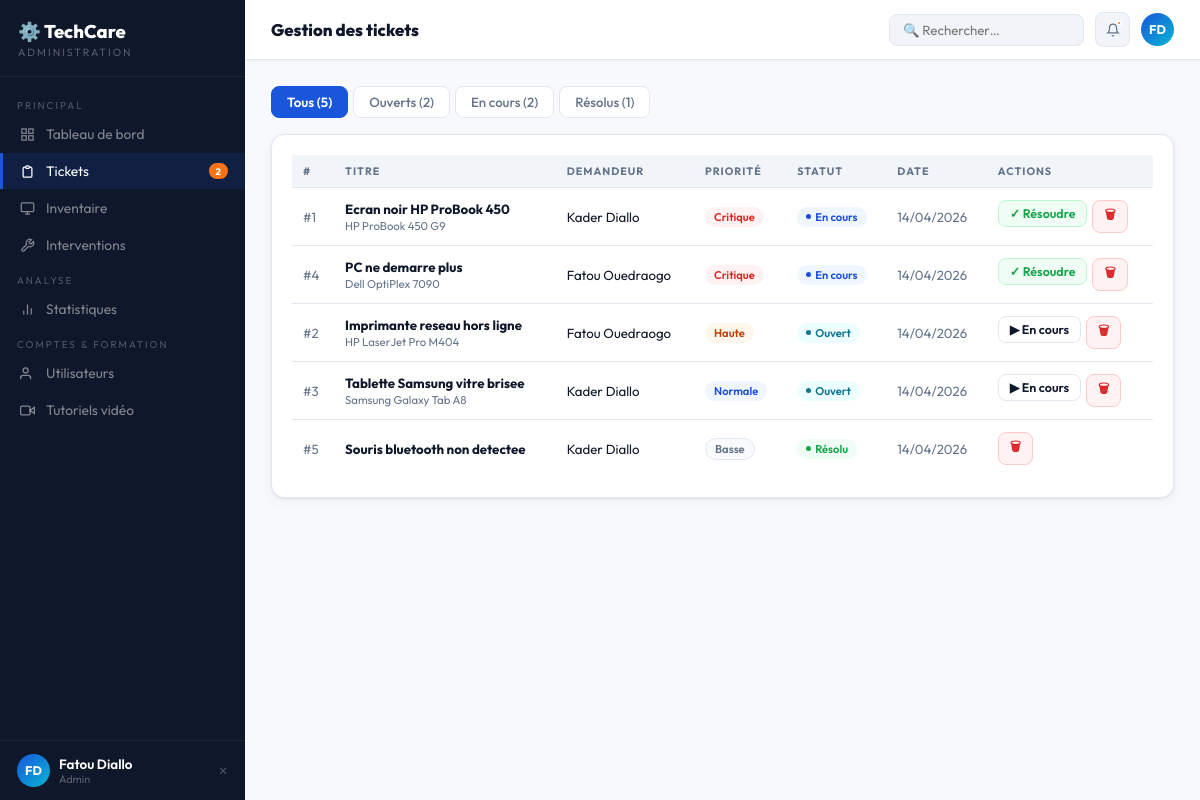
The page /admin.php?p=tickets (signed in) on the database its author committed.
### tables this page shows
CREATE TABLE tickets (
  id               INT AUTO_INCREMENT PRIMARY KEY,
  titre            VARCHAR(200) NOT NULL,
  description      TEXT         DEFAULT NULL,
  appareil_id      INT          DEFAULT NULL,
  demandeur_id     INT          DEFAULT NULL,
  nom_public       VARCHAR(100) DEFAULT NULL,
  email_public     VARCHAR(150) DEFAULT NULL,
  service_public   VARCHAR(100) DEFAULT NULL,
  priorite         ENUM('basse','normale','haute','critique') DEFAULT 'normale',
  statut           ENUM('ouvert','en_cours','resolu') DEFAULT 'ouvert',
  date_creation    DATETIME     DEFAULT CURRENT_TIMESTAMP,
  date_resolution  DATETIME     DEFAULT NULL,
  FOREIGN KEY (appareil_id)  REFERENCES appareils(id) ON DELETE SET NULL,
  FOREIGN KEY (demandeur_id) REFERENCES utilisateurs(id) ON DELETE SET NULL
);

CREATE TABLE appareils (
  id               INT AUTO_INCREMENT PRIMARY KEY,
  nom              VARCHAR(120) NOT NULL,
  serial_number    VARCHAR(80)  UNIQUE DEFAULT NULL,
  type             ENUM('laptop','desktop','imprimante','tablette','reseau','autre') DEFAULT 'autre',
  statut           ENUM('operationnel','en_panne','maintenance','hors_service') DEFAULT 'operationnel',
  sante            TINYINT UNSIGNED DEFAULT 100,
  localisation     VARCHAR(150) DEFAULT NULL,
  dernier_controle DATE         DEFAULT NULL,
  date_ajout       DATETIME     DEFAULT CURRENT_TIMESTAMP
);

CREATE TABLE utilisateurs (
  id               INT AUTO_INCREMENT PRIMARY KEY,
  nom              VARCHAR(100)  NOT NULL,
  email            VARCHAR(150)  UNIQUE NOT NULL,
  password_hash    VARCHAR(255)  NOT NULL,
  role             ENUM('etudiant','employe') DEFAULT 'etudiant',
  telephone        VARCHAR(30)   DEFAULT NULL,
  departement      VARCHAR(100)  DEFAULT NULL,
  statut           ENUM('actif','inactif') DEFAULT 'actif',
  date_inscription DATETIME      DEFAULT CURRENT_TIMESTAMP
);

### admin.php (the view, shortened to what this page needs)
<?php
require_once 'config.php';
$panel=$_GET['p']??'dashboard';
$anom=$_SESSION['admin_nom']; $arole=$_SESSION['admin_role'];
$ain=initiales($anom);
$gs=$pdo->query("SELECT
  (SELECT COUNT(*) FROM tickets WHERE statut='ouvert') t_ouv,
  (SELECT COUNT(*) FROM tickets WHERE statut='en_cours') t_enc,
  (SELECT COUNT(*) FROM tickets WHERE statut='resolu') t_res,
  (SELECT COUNT(*) FROM appareils) nb_app,
  (SELECT COUNT(*) FROM utilisateurs WHERE statut='actif') nb_usr,
  (SELECT COUNT(*) FROM admins WHERE statut='actif') nb_adm,
  (SELECT COUNT(*) FROM interventions WHERE statut IN ('planifiee','en_cours')) nb_int
")->fetch();
?><!DOCTYPE html><html lang="fr"><head>
<link rel="stylesheet" href="assets/style.css">
</head><body>
<div class="app-layout">
  <aside class="sidebar">
    <div class="sb-logo"><div class="sb-logo-name">⚙️ TechCare</div><div class="sb-logo-role">Administration</div></div>
    <nav class="sb-nav">
      <div class="sb-sec">Principal</div>
      <a href="?p=dashboard" class="sb-item <?php echo $panel==='dashboard'?'active':''; ?>">
        <svg viewBox="0 0 24 24" fill="none" stroke="currentColor" stroke-width="2"><rect x="3" y="3" width="7" height="7"/><rect x="14" y="3" width="7" height="7"/><rect x="3" y="14" width="7" height="7"/><rect x="14" y="14" width="7" height="7"/></svg>Tableau de bord
      </a>
      <a href="?p=tickets" class="sb-item <?php echo $panel==='tickets'?'active':''; ?>">
        <svg viewBox="0 0 24 24" fill="none" stroke="currentColor" stroke-width="2"><path d="M9 5H7a2 2 0 00-2 2v12a2 2 0 002 2h10a2 2 0 002-2V7a2 2 0 00-2-2h-2"/><rect x="9" y="3" width="6" height="4" rx="2"/></svg>Tickets
        <?php if($gs['t_ouv']>0): ?><span class="sb-badge"><?php echo $gs['t_ouv']; ?></span><?php endif; ?>
      </a>
      <a href="?p=inventaire" class="sb-item <?php echo $panel==='inventaire'?'active':''; ?>">
        <svg viewBox="0 0 24 24" fill="none" stroke="currentColor" stroke-width="2"><rect x="2" y="3" width="20" height="14" rx="2"/><path d="M8 21h8M12 17v4"/></svg>Inventaire
      </a>
      <a href="?p=interventions" class="sb-item <?php echo $panel==='interventions'?'active':''; ?>">
        <svg viewBox="0 0 24 24" fill="none" stroke="currentColor" stroke-width="2"><path d="M14.7 6.3a1 1 0 000 1.4l1.6 1.6a1 1 0 001.4 0l3.77-3.77a6 6 0 01-7.94 7.94l-6.91 6.91a2.12 2.12 0 01-3-3l6.91-6.91a6 6 0 017.94-7.94l-3.76 3.76z"/></svg>Interventions
      </a>
      <div class="sb-sec">Analyse</div>
      <a href="?p=rapports" class="sb-item <?php echo $panel==='rapports'?'active':''; ?>">
        <svg viewBox="0 0 24 24" fill="none" stroke="currentColor" stroke-width="2"><line x1="18" y1="20" x2="18" y2="10"/><line x1="12" y1="20" x2="12" y2="4"/><line x1="6" y1="20" x2="6" y2="14"/></svg>Statistiques
      </a>
      <div class="sb-sec">Comptes &amp; Formation</div>
      <a href="?p=users" class="sb-item <?php echo $panel==='users'?'active':''; ?>">
        <svg viewBox="0 0 24 24" fill="none" stroke="currentColor" stroke-width="2"><path d="M17 21v-2a4 4 0 00-4-4H5a4 4 0 00-4 4v2"/><circle cx="9" cy="7" r="4"/></svg>Utilisateurs
      </a>
      <a href="?p=tutoriels" class="sb-item <?php echo $panel==='tutoriels'?'active':''; ?>">
        <svg viewBox="0 0 24 24" fill="none" stroke="currentColor" stroke-width="2"><polygon points="23 7 16 12 23 17 23 7"/><rect x="1" y="5" width="15" height="14" rx="2"/></svg>Tutoriels vidéo
      </a>
    </nav>
    <div class="sb-footer">
      <div class="sb-user">
        <div class="sb-av"><?php echo $ain; ?></div>
        <div><div class="sb-uname"><?php echo clean($anom); ?></div><div class="sb-urole"><?php echo $arole; ?></div></div>
        <a href="process/logout.php" class="sb-logout" title="Déconnexion">✕</a>
      </div>
    </div>
  </aside>
  <main class="app-main">
    <div class="topbar">
      <div class="topbar-title" id="adm-title"><?php echo match($panel){'dashboard'=>'Tableau de bord','tickets'=>'Gestion des tickets','inventaire'=>'Inventaire des appareils','interventions'=>'Suivi des interventions','rapports'=>'Rapports & Statistiques','users'=>'Utilisateurs','admins'=>'Comptes Administrateurs','tutoriels'=>'Tutoriels vidéo',default=>'Administration'}; ?></div>
      <div class="topbar-right">
        <input class="search" type="text" placeholder="🔍 Rechercher…" oninput="liveSearch(this.value)">
        <div class="icon-btn"><svg width="14" height="14" viewBox="0 0 24 24" fill="none" stroke="currentColor" stroke-width="2"><path d="M18 8A6 6 0 006 8c0 7-3 9-3 9h18s-3-2-3-9"/><path d="M13.73 21a2 2 0 01-3.46 0"/></svg><div class="notif-dot"></div></div>
        <div class="sb-av"><?php echo $ain; ?></div>
      </div>
    </div>
    <div class="app-content">
<?php  if($panel==='dashboard'): ?>
      <div class="stats-row">
        <div class="stat-card"><div class="stat-stripe warn"></div><div class="stat-lbl">Tickets ouverts</div><div class="stat-val" style="color:var(--warn)"><?php echo $gs['t_ouv']; ?></div><div class="stat-sub"><?php echo $gs['t_enc']; ?> en cours</div></div>
        <div class="stat-card"><div class="stat-stripe ok"></div><div class="stat-lbl">Résolus</div><div class="stat-val" style="color:var(--ok)"><?php echo $gs['t_res']; ?></div></div>
        <div class="stat-card"><div class="stat-stripe info"></div><div class="stat-lbl">Appareils</div><div class="stat-val" style="color:var(--accent2)"><?php echo $gs['nb_app']; ?></div></div>
        <div class="stat-card"><div class="stat-stripe"></div><div class="stat-lbl">Techniciens</div><div class="stat-val"><?php echo $gs['nb_adm']; ?></div></div>
      </div>
      <div class="grid3">
        <div class="card">
          <div class="card-head"><div class="card-title">Activité hebdomadaire</div><span class="badge b-green"><span class="dot"></span> En direct</span></div>
          <div class="chart-bars" id="admin-chart"></div>
          <div style="display:flex;gap:12px;margin-top:9px;font-size:.71rem;color:var(--muted)">
            <span style="display:flex;align-items:center;gap:5px"><span style="width:9px;height:9px;background:var(--accent);border-radius:2px;display:inline-block"></span>Ouverts</span>
            <span style="display:flex;align-items:center;gap:5px"><span style="width:9px;height:9px;background:var(--ok);border-radius:2px;display:inline-block"></span>Résolus</span>
          </div>
        </div>
        <div class="card">
          <div class="card-head"><div class="card-title">Priorités en attente</div></div>
          <?php $prios=$pdo->query("SELECT priorite,COUNT(*) c FROM tickets WHERE statut!='resolu' GROUP BY priorite ORDER BY FIELD(priorite,'critique','haute','normale','basse')")->fetchAll();
          $pcols=['critique'=>'var(--danger)','haute'=>'var(--warn)','normale'=>'var(--accent)','basse'=>'var(--muted)'];
          $tot_p=array_sum(array_column($prios,'c'))?:1;
          foreach($prios as $pp): ?>
          <div style="margin-bottom:10px">
            <div style="display:flex;justify-content:space-between;font-size:.82rem;margin-bottom:3px"><span><?php echo ucfirst($pp['priorite']); ?></span><span style="color:<?php echo $pcols[$pp['priorite']]??'var(--muted)'; ?>"><?php echo $pp['c']; ?></span></div>
            <div class="prog-bar"><div class="prog-fill" style="width:<?php echo round($pp['c']/$tot_p*100); ?>%;background:<?php echo $pcols[$pp['priorite']]??'var(--accent)'; ?>"></div></div>
          </div>
          <?php endforeach; ?>
        </div>
      </div>
      <div class="grid2" style="margin-top:16px">
        <div class="card">
          <div class="card-head"><div class="card-title">Tickets récents</div><a href="?p=tickets" class="btn btn-outline btn-sm">Voir tout</a></div>
          <?php $rec=$pdo->query("SELECT t.*,u.nom unom FROM tickets t LEFT JOIN utilisateurs u ON t.demandeur_id=u.id ORDER BY t.date_creation DESC LIMIT 4")->fetchAll();
          foreach($rec as $t): ?>
          <div class="ticket-row">
            <div class="ticket-icon">💻</div>
            <div style="flex:1"><div style="font-weight:600;font-size:.87rem"><?php echo clean($t['titre']); ?></div><div style="font-size:.72rem;color:var(--muted)"><?php echo clean($t['unom']??$t['nom_public']??'Public'); ?> • <?php echo date('d/m H:i',strtotime($t['date_creation'])); ?></div></div>
            <?php echo badgePriorite($t['priorite']); ?>
            <?php echo badgeStatut($t['statut']); ?>
          </div>
          <?php endforeach; ?>
        </div>
        <div class="card">
          <div class="card-head"><div class="card-title">Interventions du jour</div></div>
          <?php $tday=$pdo->query("SELECT i.*,t.titre ttitre,adm.nom technom FROM interventions i LEFT JOIN tickets t ON i.ticket_id=t.id LEFT JOIN admins adm ON i.technicien_id=adm.id WHERE DATE(i.date_debut)=CURDATE() OR i.statut='en_cours' ORDER BY i.date_debut LIMIT 4")->fetchAll();
          if($tday): foreach($tday as $iv): ?>
          <div class="tl-item">
            <div class="tl-dot <?php echo $iv['statut']==='en_cours'?'active':''; ?>">🔧</div>
            <div><div style="font-weight:600;font-size:.86rem"><?php echo clean($iv['type_intervention']??$iv['ttitre']??'Intervention'); ?></div>
            <div style="font-size:.71rem;color:var(--muted)"><?php echo $iv['date_debut']?date('H:i',strtotime($iv['date_debut'])):'—'; ?> — <?php echo clean($iv['technom']??'Non assigné'); ?></div></div>
          </div>
          <?php endforeach; else: ?><div style="color:var(--muted);font-size:.84rem">Aucune intervention planifiée aujourd'hui.</div><?php endif; ?>
        </div>
      </div>
<?php  elseif($panel==='tickets'): ?>
      <div style="display:flex;justify-content:space-between;align-items:center;margin-bottom:16px;flex-wrap:wrap;gap:10px">
        <div class="tabs" style="margin-bottom:0">
          <a href="?p=tickets" class="tab <?php echo !isset($_GET['s'])?'active':''; ?>">Tous (<?php echo $gs['t_ouv']+$gs['t_enc']+$gs['t_res']; ?>)</a>
          <a href="?p=tickets&s=ouvert" class="tab <?php echo ($_GET['s']??'')==='ouvert'?'active':''; ?>">Ouverts (<?php echo $gs['t_ouv']; ?>)</a>
          <a href="?p=tickets&s=en_cours" class="tab <?php echo ($_GET['s']??'')==='en_cours'?'active':''; ?>">En cours (<?php echo $gs['t_enc']; ?>)</a>
          <a href="?p=tickets&s=resolu" class="tab <?php echo ($_GET['s']??'')==='resolu'?'active':''; ?>">Résolus (<?php echo $gs['t_res']; ?>)</a>
        </div>
      </div>
      <?php
      $w=''; $pa=[];
      $q=$pdo->prepare("SELECT t.*,u.nom unom,a.nom anom FROM tickets t LEFT JOIN utilisateurs u ON t.demandeur_id=u.id LEFT JOIN appareils a ON t.appareil_id=a.id $w ORDER BY FIELD(t.priorite,'critique','haute','normale','basse'),t.date_creation DESC");
      $q->execute($pa); $tks=$q->fetchAll();
      ?>
      <div class="card"><div class="tbl-wrap"><table id="searchable">
        <thead><tr><th>#</th><th>Titre</th><th>Demandeur</th><th>Priorité</th><th>Statut</th><th>Date</th><th>Actions</th></tr></thead>
        <tbody>
        <?php foreach($tks as $t): ?>
        <tr>
          <td style="color:var(--muted)">#<?php echo $t['id']; ?></td>
          <td><strong><?php echo clean($t['titre']); ?></strong><?php if($t['anom']): ?><br><span style="font-size:.71rem;color:var(--muted)"><?php echo clean($t['anom']); ?></span><?php endif; ?></td>
          <td><?php echo clean($t['unom']??$t['nom_public']??'Public'); ?></td>
          <td><?php echo badgePriorite($t['priorite']); ?></td>
          <td><?php echo badgeStatut($t['statut']); ?></td>
          <td style="color:var(--muted)"><?php echo date('d/m/Y',strtotime($t['date_creation'])); ?></td>
          <td><div style="display:flex;gap:5px;flex-wrap:wrap">
            <?php if($t['statut']==='ouvert'): ?>
            <form method="POST" action="process/ticket-action.php"><button class="btn btn-outline btn-sm">▶ En cours</button></form>
            <?php elseif($t['statut']==='en_cours'): ?>
            <form method="POST" action="process/ticket-action.php"><button class="btn btn-success-s btn-sm">✓ Résoudre</button></form>
            <?php endif; ?>
            <form method="POST" action="process/ticket-action.php" onsubmit="return confirm('Supprimer ce ticket ?')"><button class="btn btn-danger-s btn-sm">🗑</button></form>
          </div></td>
        </tr>
        <?php endforeach; ?>
        </tbody>
      </table></div></div>
<?php  endif; ?>
    </div>
  </main>
</div>
</body></html>

### config.php (shortened to what this page needs)
<?php
function clean(string $v):string  { return htmlspecialchars(strip_tags(trim($v)),ENT_QUOTES,'UTF-8'); }
function badgeStatut(string $s):string {
  return match($s){
    'ouvert'   => '<span class="badge b-cyan"><span class="dot"></span>Ouvert</span>',
    'en_cours' => '<span class="badge b-blue"><span class="dot"></span>En cours</span>',
    'resolu'   => '<span class="badge b-green"><span class="dot"></span>Résolu</span>',
    default    => '<span class="badge b-gray">'.htmlspecialchars($s).'</span>'
  };
}
function badgePriorite(string $p):string {
  return match($p){
    'critique' => '<span class="badge b-red">Critique</span>',
    'haute'    => '<span class="badge b-orange">Haute</span>',
    'normale'  => '<span class="badge b-blue">Normale</span>',
    'basse'    => '<span class="badge b-gray">Basse</span>',
    default    => '<span class="badge b-gray">'.htmlspecialchars($p).'</span>'
  };
}
function initiales(string $nom):string {
  $parts = explode(' ', trim($nom));
  $i = strtoupper(substr($parts[0],0,1));
  if(isset($parts[1])) $i .= strtoupper(substr($parts[1],0,1));
  return $i;
}

### rows shown on the page
tickets: id "1", titre "Ecran noir HP ProBook 450", appareil.nom "HP ProBook 450 G9", demandeur.nom "Kader Diallo", priorite "Critique", statut "En cours", date_creation "14/04/2026"
tickets: id "4", titre "PC ne demarre plus", appareil.nom "Dell OptiPlex 7090", demandeur.nom "Fatou Ouedraogo", priorite "Critique", statut "En cours", date_creation "14/04/2026"
tickets: id "2", titre "Imprimante reseau hors ligne", appareil.nom "HP LaserJet Pro M404", demandeur.nom "Fatou Ouedraogo", priorite "Haute", statut "Ouvert", date_creation "14/04/2026"
tickets: id "3", titre "Tablette Samsung vitre brisee", appareil.nom "Samsung Galaxy Tab A8", demandeur.nom "Kader Diallo", priorite "Normale", statut "Ouvert", date_creation "14/04/2026"
tickets: id "5", titre "Souris bluetooth non detectee", demandeur.nom "Kader Diallo", priorite "Basse", statut "Résolu", date_creation "14/04/2026"

### other values the page prints
$gs['t_ouv'] "2"
$ain "FD"
$anom "Fatou Diallo"
$arole "Admin"
$gs['t_ouv']+$gs['t_enc']+$gs['t_res'] "5"
$gs['t_enc'] "2"
$gs['t_res'] "1"
